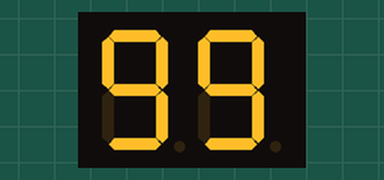
A sketch run on a simulated Arduino Uno, built with avr-gcc and run on an emulated ATmega328P. Parts: 2-digit seven-segment display. Wiring (inferred from the names in the program): 2-digit 7-segment display, segments lit when LOW: segments pin 6, pin 8, pin 3, pin 2, pin 1, pin 7, pin 5, pin 4; digit selects pin 9, pin 10. The segment pins are drawn as the display they are named for.

Above: at 0.1 s.
At 4.1 s:
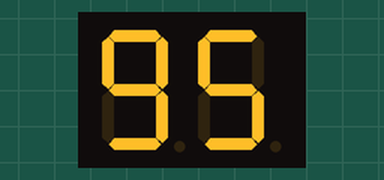
At 9.2 s:
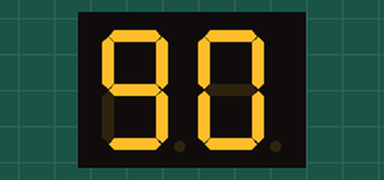
At 19.2 s:
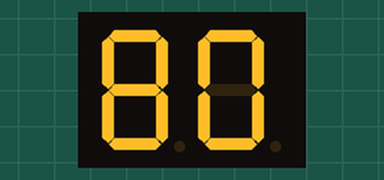
At 27.3 s:
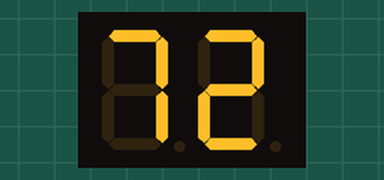
At 37.3 s:
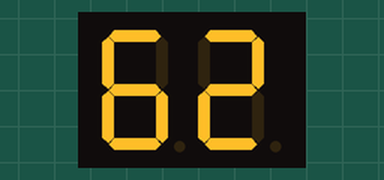

Measured:
- what the display in image 0 shows lasts 1.1 s, from 0.0 s to 1.1 s

The sketch:

functionalEightSegment.ino
```cpp
//pinout:
const int A = 6;
const int B = 8;
const int C = 3;
const int D = 2;
const int E = 1;
const int F = 7;
const int G = 5;
const int DOT = 4;
const int VCC_0 = 9;
const int VCC_1 = 10;

void setup() {
  // put your setup code here, to run once:
  pinMode(A, OUTPUT);
  digitalWrite(A, HIGH);
  pinMode(B, OUTPUT);
  digitalWrite(B, HIGH);
  pinMode(C, OUTPUT);
  digitalWrite(C, HIGH);
  pinMode(D, OUTPUT);
  digitalWrite(D, HIGH);
  pinMode(E, OUTPUT);
  digitalWrite(E, HIGH);
  pinMode(F, OUTPUT);
  digitalWrite(F, HIGH);
  pinMode(G, OUTPUT);
  digitalWrite(G, HIGH);
  pinMode(DOT, OUTPUT);
  digitalWrite(DOT, HIGH);
  pinMode(VCC_0, OUTPUT);
  digitalWrite(VCC_0, LOW);
  pinMode(VCC_1, OUTPUT);
  digitalWrite(VCC_1, LOW);
}

bool numbersDisplayTable[10][8] =
{ //DOT,   A,    B,    C,    D,    E,    F,    G
  {HIGH,  LOW,  LOW,  LOW,  LOW,  LOW,  LOW, HIGH}, //0
  {HIGH, HIGH,  LOW,  LOW, HIGH, HIGH, HIGH, HIGH}, //1
  {HIGH,  LOW,  LOW, HIGH,  LOW,  LOW, HIGH,  LOW}, //2
  {HIGH,  LOW,  LOW,  LOW,  LOW, HIGH, HIGH,  LOW}, //3
  {HIGH, HIGH,  LOW,  LOW, HIGH, HIGH,  LOW,  LOW}, //4
  {HIGH,  LOW, HIGH,  LOW,  LOW, HIGH,  LOW,  LOW}, //5
  {HIGH,  LOW, HIGH,  LOW,  LOW,  LOW,  LOW,  LOW}, //6
  {HIGH,  LOW,  LOW,  LOW, HIGH, HIGH, HIGH, HIGH}, //7
  {HIGH,  LOW,  LOW,  LOW,  LOW,  LOW,  LOW,  LOW}, //8
  {HIGH,  LOW,  LOW,  LOW,  LOW, HIGH,  LOW,  LOW}  //9
};

void displayCypher(int number, int displayer)
{
  digitalWrite(VCC_0, LOW);
  digitalWrite(VCC_1, LOW);
  number = (number < 0) ? 0 : (number > 9 ? 9 : number);
  digitalWrite(A, numbersDisplayTable[number][1]);
  digitalWrite(B, numbersDisplayTable[number][2]);
  digitalWrite(C, numbersDisplayTable[number][3]);
  digitalWrite(D, numbersDisplayTable[number][4]);
  digitalWrite(E, numbersDisplayTable[number][5]);
  digitalWrite(F, numbersDisplayTable[number][6]);
  digitalWrite(G, numbersDisplayTable[number][7]);
  digitalWrite(DOT, numbersDisplayTable[number][0]);
  if(displayer == 0) digitalWrite(VCC_0, HIGH);
  else digitalWrite(VCC_1, HIGH);
}

void displayNumber_loop(int number, int timeRemaining)
{
  int firstCypher = number%10;
  int secondCypher = (number/10)%10;
  while(timeRemaining > 0)
  {
    displayCypher(secondCypher, 1);
    delay(10);
    displayCypher(firstCypher, 0);
    delay(10);
    timeRemaining-=20;
  }
}

int number = 99;
void loop()
{
  displayNumber_loop(number--, 1000);
}
```
